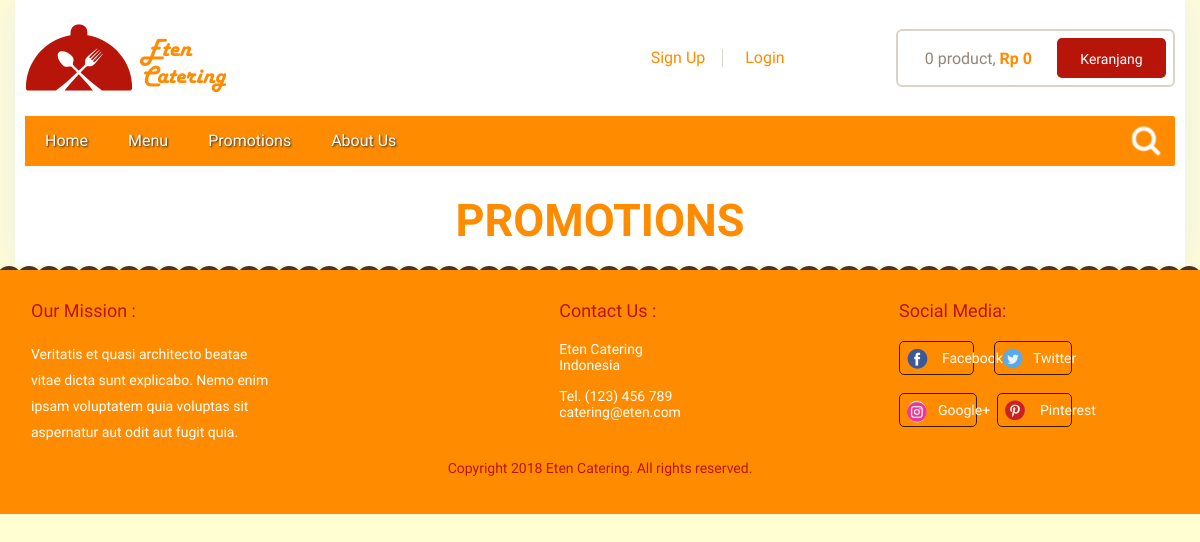
/index.php/promotion, run on an earlier commit of the app's database.
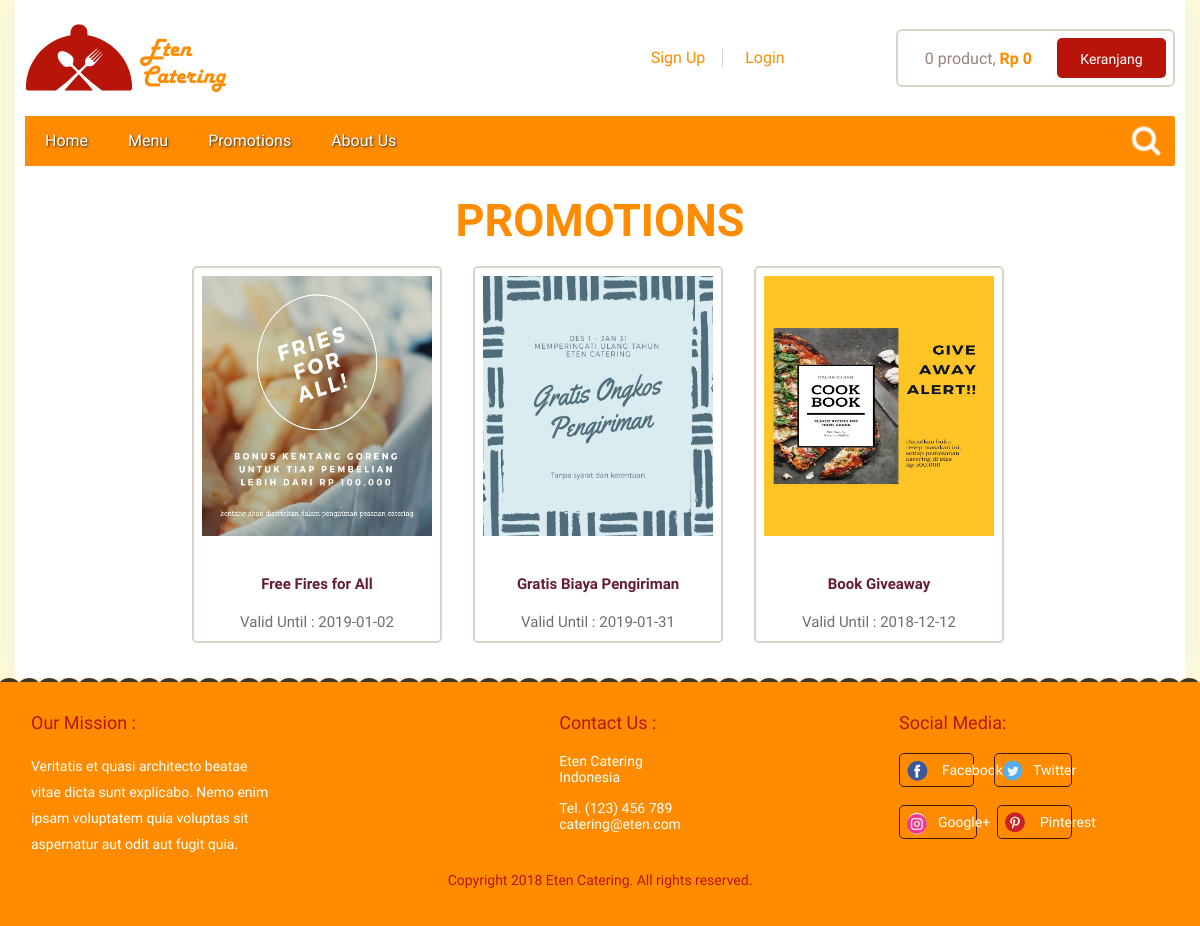
And on a later commit of the database.
### tables this page shows
CREATE TABLE `promotions` (
  `promotions_id` varchar(100) NOT NULL,
  `promotions_name` varchar(100) DEFAULT NULL,
  `promotions_date` date DEFAULT NULL,
  `photo_promosi` varchar(500) NOT NULL
);

### application/controllers/Promotion.php (called while the page is built, shortened)
<?php
class Promotion extends CI_Controller {
	public function __construct()
	{
		$this->load->model('model_promotion');
	}
	public function index()
	{
		$data ['data'] = $this->model_promotion->get_all_promosi('promotions');
		$this->load->view('header');
		$this->load->view('promotion', $data);
	}
}

### index.php (called while the page is built, shortened)
<?php
require_once BASEPATH.'core/CodeIgniter.php';

### application/models/model_promotion.php (called while the page is built, shortened)
<?php
class model_promotion extends CI_Model {
	function get_all_promosi($table)
	{
		$this->db->from($table);
		return $this->db->get();
	}
}

### application/views/promotion.php (the view, shortened to what this page needs)
			<section class="main">
				<div class="content">
					<br>
					<div class="head" style="font-size: 45px">
							<p><strong><center>PROMOTIONS</center></strong></p>
					</div>
						<br>
						<br>
					<ul class="item-product">
						<?php foreach ($data->result() as $key) : ?>
						<li>
							<div class="item">
								<div class="image">
									<a href=""><img src="<?=base_url(); ?>assets/images/<?= $key->photo_promosi; ?>"  alt="" /></a>
								</div><br>
								<span style="font-size: 15px; line-height: 0px;"><strong><?= $key->promotions_name; ?></strong></span>
								<br>
								<span class="name1" style="color: #6e6e6e">Valid Until : <?= $key->promotions_date; ?></a></span>
							</div>
						</li>
						<?php endforeach; ?>
				</div>
			</section>
		</div>
		<footer id="footer">
			<div class="footer-content">
				<ul class="left_side">
					<li>
						<span>Our Mission :</span>
						<p style="line-height: 26px;">Veritatis et quasi architecto beatae vitae dicta sunt explicabo. Nemo enim ipsam voluptatem quia voluptas sit aspernatur aut odit aut fugit quia.</p>
					</li>
					<li>
					</li>
					<li>
						<span>Contact Us :</span>
						<p>Eten Catering<br />Indonesia</p>
						<p>Tel. (123) 456 789<br />catering@eten.com</p>
					</li>
				</ul>
				<ul class="right_side">
					<li>
						<span>Social Media:</span>
						<div class="social">
							<a href="#" class="fb">Facebook</a>
							<a href="#" class="tw">Twitter</a>
						</div>
						<div class="social">
							<a href="#" class="gl">Google+</a>
							<a href="#" class="pn">Pinterest</a>
						</div>
					</li>
				</ul>
				<p class="copy">Copyright 2018 Eten Catering. All rights reserved.</p>
			</div>
		</footer>
	</div>
</body>
</html>

### application/views/header.php (shortened to what this page needs)
<!DOCTYPE html>
 <html lang="en">
<head>
	<link rel="stylesheet" href="<?php echo base_url()?>/assets/css/bootstrap.css" />
	<link rel="stylesheet" href="<?php echo base_url()?>/assets/css/fancySelect.css" />
	<link rel="stylesheet" href="<?php echo base_url()?>/assets/css/uniform.css" />
	<link rel="stylesheet" href="<?php echo base_url()?>/assets/css/jquery.bxslider.css" />
	<link href="<?php echo base_url()?>/assets/css/jquery-ui-1.10.4.custom.css" rel="stylesheet">
	<link rel="stylesheet" href="<?php echo base_url()?>/assets/css/all.css" />
	<link media="screen" rel="stylesheet" type="text/css" href="<?php echo base_url()?>/assets/css/screen.css" />
</head>
<body>
	<div id="wrapper">
		<div class="wrapper-holder">
			<div class="header-holder">
				<header id="header">
					<span class="logo"><a href="index.html">Eten Catering</a></span>
					<?php
						$sess=$this->session->userdata('ses_id');
						if (empty($sess)) : ?>
							<div class="tools-nav_holder">
								<ul class="tools-nav">
									<li class="login"><a href="<?php echo base_url('Login/signup') ?>">Sign Up</a></li>
									<li class="login"><a href="<?php echo base_url('Login') ?>">Login</a></li>
								</ul>
								<div class="checkout">
									<span class="grey">0 product, <span class="orange"><strong>Rp 0</strong></span></span>
									<a href="<?php echo base_url()?>Cart" class="btn btn_checkout" style="padding: 0 0 0 0">Keranjang</a>
								</div>
							</div>
						<?php endif; ?>
					<nav id="nav">
						<ul class="navi">
							<li><a href="<?php echo base_url()?>">Home</a></li>
							<li><a href="<?php echo base_url()?>Product">Menu</a></li>
							<li><a href="<?php echo base_url()?>Promotion">Promotions</a></li>
							<li><a href="<?php echo base_url()?>Home/about_us">About Us</a></li>
						</ul>
						<div  class="ul_search">
							<a class="search" href="#"><span>search</span></a>
						</div >
					</nav>
				</header>
			</div>

### assets/css/screen.css (style rules this page uses)
@media only screen and (max-width : 1225px) { .wrapper-holder { padding: 0 10px; } }
@media only screen and (max-width : 1225px) { #nav ul a { padding: 0 20px; } }

What changed in the data, as far as the page shows it:
added promotions: photo_promosi (picture), promotions_name "Free Fires for All", promotions_date "2019-01-02"
added promotions: photo_promosi (picture), promotions_name "Gratis Biaya Pengiriman", promotions_date "2019-01-31"
added promotions: photo_promosi (picture), promotions_name "Book Giveaway", promotions_date "2018-12-12"
